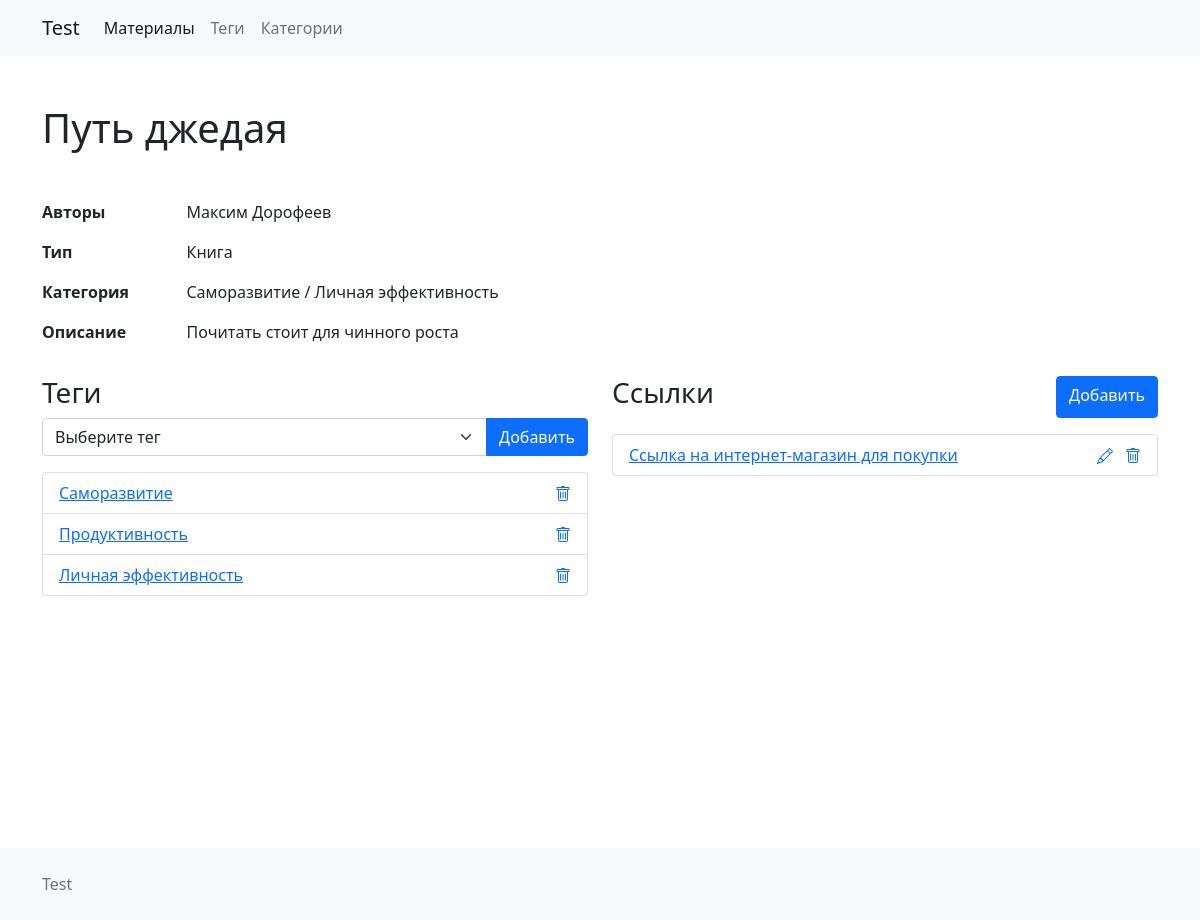
The app's page /view-material?viewMaterialId=2 with its own data.
### tables this page shows
CREATE TABLE `materials` (
                             `id` int(11) NOT NULL,
                             `title` varchar(255) NOT NULL,
                             `author` varchar(255) NOT NULL,
                             `description` varchar(455) NOT NULL,
                             `typeId` int(11) NOT NULL,
                             `categoryId` int(11) NOT NULL
);

CREATE TABLE `types` (
                         `id` int(11) NOT NULL,
                         `typeTitle` varchar(255) NOT NULL
);

CREATE TABLE `categories` (
                              `id` int(11) NOT NULL,
                              `categoryTitle` varchar(255) NOT NULL
);

CREATE TABLE `tags` (
                        `id` int(11) NOT NULL,
                        `tagsTitle` varchar(255) NOT NULL
);

CREATE TABLE `links` (
                         `id` int(11) NOT NULL,
                         `materialId` int(11) NOT NULL,
                         `title` varchar(255) NOT NULL,
                         `link` varchar(755) NOT NULL
);

### Core/Db.php (called while the page is built, shortened)
<?php
 class Db
{
    private $db;
     protected function __construct(){
            $this->db =  new \mysqli("localhost","root","","test_project_db");
            $this->db ->set_charset('utf8');
            if ($this->db ->connect_error) {
                throw new \Exception("Нет соеденения с базой данных");
            }else return $this->db;
    }
    protected function DbQuery($query){
       return $this->db->query("$query");
    }
    protected static function arrayEnumeration($array){
        $i = 0;
        foreach ($array as $key => $item){
            $result[$i] = ($item);
            $i++;
        }
        return $result;
    }
 }

### Controllers/ViewMaterialController.php (called while the page is built, shortened)
<?php
class ViewMaterialController extends ViewMaterialModel implements RulesForControllers
{
    public function ActionView()
    {
        $this->viewMaterialId = $_GET['viewMaterialId'];
        $viewMaterialObj = new ViewMaterialModel();
        try {
            $viewAllLinks = $viewMaterialObj->ViewAllLinks($this->viewMaterialId);
        }catch (\Exception $e){
            die($e->getMessage());
        }
        try {
            $viewAllTags = $viewMaterialObj->ViewAllTags();
        }catch (\Exception $e){
            die($e->getMessage());
        }
        try {
            $viewMaterialTags = $viewMaterialObj->ViewMaterialTags($this->viewMaterialId);
        }catch (\Exception $e){
            die($e->getMessage());
        }
        try {
            $viewMaterial = $viewMaterialObj->ViewMaterial($this->viewMaterialId);
        }catch (\Exception $e){
            die($e->getMessage());
        }
        include __DIR__ . "/../Views/view-material.php";
    }
}

### Models/ViewMaterialModel.php (called while the page is built, shortened)
<?php
class ViewMaterialModel extends Db
{
    private $db;
    public function __construct()
    {
        try {
            $this -> db = new Db();
        }catch (\Exception $e){
            die($e->getMessage());
        }
    }
    protected function ViewMaterial($id){
        $result = $this->db->DbQuery("SELECT materials.id,materials.title,materials.author,materials.description,categories.categoryTitle,types.typeTitle FROM materials LEFT JOIN categories ON materials.categoryId=categories.id LEFT JOIN types ON materials.typeId = types.id WHERE materials.id = '$id'");
        $result = Db::arrayEnumeration($result);
        if ($result === false){
            throw new \Exception("Произошла ошибка при выборке категорий");
        }else return $result;
    }
    protected function ViewAllTags(){
        $result =  $this->db->DbQuery("SELECT * FROM `tags`");
        $result = Db::arrayEnumeration($result);
        if ($result === false){
            throw new \Exception("Произошла ошибка при выборке тегов");
        }else return $result;
    }
    protected function ViewMaterialTags($id)
    {
        $result = $this->db->DbQuery("SELECT tags.id, tags.tagsTitle FROM cloudtags LEFT JOIN tags ON cloudtags.tagId = tags.id  LEFT JOIN materials ON cloudtags.materialId = materials.id WHERE materials.id = '$id'");
        $result = Db::arrayEnumeration($result);
        if ($result === false){
            throw new \Exception("Произошла ошибка при выборке тегов в материале");
        }else return $result;
    }
    protected function ViewAllLinks($id){
        $result =  $this->db->DbQuery("SELECT links.id,links.title,links.link FROM links LEFT JOIN materials ON links.materialId = materials.id WHERE materials.id = '$id' ");
        $result = Db::arrayEnumeration($result);
        if ($result === false){
            throw new \Exception("Произошла ошибка при выборке ссылок в материале");
        }else return $result;
    }
}

### index.php (called while the page is built, shortened)
<?php
$viewMaterialId = $_GET['viewMaterialId'];
$viewTagId = $_GET['viewTagId'];
$routes = [
    "" =>"Controllers\ListMaterialController",
    "create-tag"=> "Controllers\CreateTagController",
    "create-category" => "Controllers\CreateCategoryController",
    "create-material" => "Controllers\CreateMaterialController",
    "list-category" => "Controllers\ListCategoryController",
    "list-materials" => "Controllers\ListMaterialController",
    "list-tag" => "Controllers\ListTagController",
    "view-material?viewMaterialId=$viewMaterialId" => "Controllers\ViewMaterialController",
    "tag-material?viewTagId=$viewTagId" =>"Controllers\TagMaterialController",
];
include_once "Views/header.php";
try {
    $router = new \Core\Router($routes);
}catch (\Exception $e){
    die($e ->getMessage());
}
include_once "Views/footer.php";

### Views/view-material.php (the view, shortened to what this page needs)
        <?php foreach ($viewMaterial as $key => $value) :?>
            <h1 class="my-md-5 my-4"><?=$value['title']?></h1>
            <div class="row mb-3">
                <div class="col-lg-6 col-md-8">
                    <div class="d-flex text-break">
                        <p class="col fw-bold mw-25 mw-sm-30 me-2">Авторы</p>
                        <p class="col"><?php if (!empty($value['author'])){?><?=$value['author']?><?php }else{?>Автор неизвестен<?php }?></p>
                    </div>
                    <div class="d-flex text-break">
                        <p class="col fw-bold mw-25 mw-sm-30 me-2">Тип</p>
                        <p class="col"><?=$value['typeTitle']?></p>
                    </div>
                    <div class="d-flex text-break">
                        <p class="col fw-bold mw-25 mw-sm-30 me-2">Категория</p>
                        <p class="col"><?=$value['categoryTitle']?></p>
                    </div>
                    <div class="d-flex text-break">
                        <p class="col fw-bold mw-25 mw-sm-30 me-2">Описание</p>
                        <p class="col"><?php if (!empty($value['description']))echo $value['description'];else echo "Нет описания"?></p>
                    </div>
                </div>
            </div>
            <div class="row">
                <div class="col-md-6">
                    <form>
                        <h3>Теги</h3>
                        <div class="input-group mb-3">
                            <select class="form-select" id="selectAddTag" aria-label="Добавьте автора">
                                    <option value="0" selected>Выберите тег</option>
                            </select>
                            <button class="btn btn-primary" id="addTagButton" type="button">Добавить</button>
                        </div>
                    </form>
                    <ul class="list-group mb-4">
                        <?php if (!empty($viewMaterialTags)){foreach ($viewMaterialTags as $key => $value):?>
                            <li class="list-group-item list-group-item-action d-flex justify-content-between">
                                <a href="tag-material?viewTagId=<?=$value['id']?>" class="me-3">
                                    <?=$value['tagsTitle']?>
                                </a>
                                <a href="#deleteModalToggle" data-bs-toggle="modal" role="button" class="text-decoration-none delete"  data-id="viewMaterialTags/<?=$value['id']?>">
                                </a>
                            </li>
                        <?php endforeach;}else{?>
                            <h4>Теги для этого материала отсутствуют</h4>
                    <?php  }?>
                    </ul>
                </div>
                <div class="col-md-6">
                    <div class="d-flex justify-content-between mb-3">
                        <h3>Ссылки</h3>
                        <a class="btn btn-primary" data-bs-toggle="modal" href="#exampleModalToggle" role="button">Добавить</a>
                    </div>
                    <ul class="list-group mb-4 listLinks">
                       <?php if(!empty($viewAllLinks)){foreach ($viewAllLinks as $key => $value) :?>
                        <li class="list-group-item list-group-item-action d-flex justify-content-between ">
                            <a href="<?=$value['link']?>" target="_blank" id="<?=$value['id']?>" data-id="<?=$value['title']?>" class="me-3">
                                <?=$value['title']?>
                            </a>
                            <span class="text-nowrap">
                            <a data-bs-toggle="modal" href="#exampleModalToggle1" data-id="<?=$value['id']?>" role="button" class="text-decoration-none me-2 editLink">
                            </a>
                        <a href="#deleteModalToggle" data-bs-toggle="modal" role="button" class="text-decoration-none delete" data-id="viewMaterialLinks/<?=$value['id']?>" >
                        </a>
                        </span>
                        </li>
                        <?php endforeach;}else{?>
                            <h4>Ссылки для этого материала отстутствуют</h4>
                        <?php }?>
                    </ul>
                </div>
            </div>
        </div>
    </div>
</div>
        <?php endforeach?>

### Core/Router.php (shortened to what this page needs)
<?php
class Router
{
    public function __construct($routes)
    {
        if (!empty($_SERVER['REQUEST_URI'])) {
            $uri = htmlspecialchars(trim($_SERVER['REQUEST_URI'], '/'));
            foreach ($routes as $key => $value) {
                if ($key == $uri) {
                        $value = new $value;
                        $value->ActionView();
                        return true;
                }
            }
            return false;
        }
    }
}

### sourses/css/style.css (style rules this page uses)
.mw-25 { max-width: 25%; }

### records on screen
materials: title "Путь джедая", author "Максим Дорофеев", typeId.typeTitle "Книга", categoryId.categoryTitle "Саморазвитие / Личная эффективность", description "Почитать стоит для чинного роста"
tags: tagsTitle "Саморазвитие"
tags: tagsTitle "Продуктивность"
tags: tagsTitle "Личная эффективность"
links: title "Ссылка на интернет-магазин для покупки"
